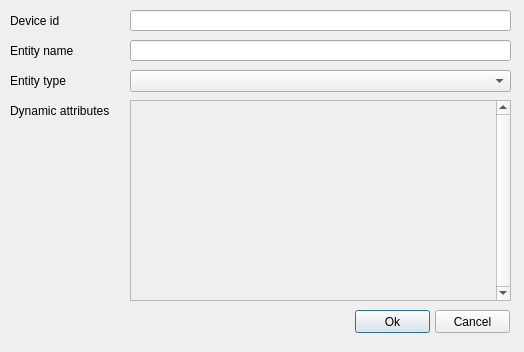
<?xml version="1.0" encoding="UTF-8"?>
<ui version="4.0">
 <class>AddDeviceDialog</class>
 <widget class="QDialog" name="AddDeviceDialog">
  <property name="geometry">
   <rect>
    <x>0</x>
    <y>0</y>
    <width>524</width>
    <height>352</height>
   </rect>
  </property>
  <property name="minimumSize">
   <size>
    <width>524</width>
    <height>352</height>
   </size>
  </property>
  <property name="maximumSize">
   <size>
    <width>524</width>
    <height>352</height>
   </size>
  </property>
  <property name="windowTitle">
   <string>Dialog</string>
  </property>
  <widget class="QLabel" name="label">
   <property name="geometry">
    <rect>
     <x>10</x>
     <y>10</y>
     <width>111</width>
     <height>21</height>
    </rect>
   </property>
   <property name="text">
    <string>Device id</string>
   </property>
  </widget>
  <widget class="QLabel" name="label_2">
   <property name="geometry">
    <rect>
     <x>10</x>
     <y>40</y>
     <width>111</width>
     <height>21</height>
    </rect>
   </property>
   <property name="text">
    <string>Entity name</string>
   </property>
  </widget>
  <widget class="QLineEdit" name="line_edit_device_id">
   <property name="geometry">
    <rect>
     <x>130</x>
     <y>10</y>
     <width>381</width>
     <height>21</height>
    </rect>
   </property>
  </widget>
  <widget class="QLineEdit" name="line_edit_entity_name">
   <property name="geometry">
    <rect>
     <x>130</x>
     <y>40</y>
     <width>381</width>
     <height>21</height>
    </rect>
   </property>
  </widget>
  <widget class="QLabel" name="label_3">
   <property name="geometry">
    <rect>
     <x>10</x>
     <y>70</y>
     <width>111</width>
     <height>21</height>
    </rect>
   </property>
   <property name="text">
    <string>Entity type</string>
   </property>
  </widget>
  <widget class="QComboBox" name="combo_box_entity_type">
   <property name="geometry">
    <rect>
     <x>130</x>
     <y>70</y>
     <width>381</width>
     <height>22</height>
    </rect>
   </property>
  </widget>
  <widget class="QLabel" name="label_4">
   <property name="geometry">
    <rect>
     <x>10</x>
     <y>100</y>
     <width>111</width>
     <height>21</height>
    </rect>
   </property>
   <property name="text">
    <string>Dynamic attributes</string>
   </property>
  </widget>
  <widget class="QScrollArea" name="scroll_area_dynamic_device_attrs">
   <property name="enabled">
    <bool>true</bool>
   </property>
   <property name="geometry">
    <rect>
     <x>130</x>
     <y>100</y>
     <width>381</width>
     <height>201</height>
    </rect>
   </property>
   <property name="verticalScrollBarPolicy">
    <enum>Qt::ScrollBarAlwaysOn</enum>
   </property>
   <property name="horizontalScrollBarPolicy">
    <enum>Qt::ScrollBarAlwaysOff</enum>
   </property>
   <property name="sizeAdjustPolicy">
    <enum>QAbstractScrollArea::AdjustToContents</enum>
   </property>
   <property name="widgetResizable">
    <bool>true</bool>
   </property>
   <widget class="QWidget" name="scrollAreaWidgetContents">
    <property name="geometry">
     <rect>
      <x>0</x>
      <y>0</y>
      <width>362</width>
      <height>199</height>
     </rect>
    </property>
   </widget>
  </widget>
  <widget class="QPushButton" name="button_ok">
   <property name="geometry">
    <rect>
     <x>355</x>
     <y>310</y>
     <width>75</width>
     <height>23</height>
    </rect>
   </property>
   <property name="text">
    <string>Ok</string>
   </property>
  </widget>
  <widget class="QPushButton" name="button_cancel">
   <property name="geometry">
    <rect>
     <x>435</x>
     <y>310</y>
     <width>75</width>
     <height>23</height>
    </rect>
   </property>
   <property name="text">
    <string>Cancel</string>
   </property>
  </widget>
 </widget>
 <resources/>
 <connections/>
</ui>
